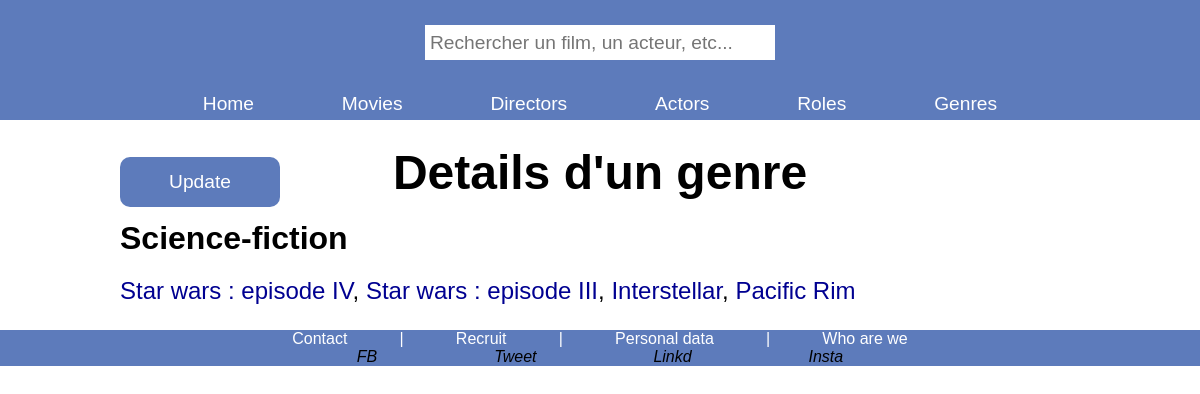
Page /index.php?action=detailsGenre&id=2 on the committed database.
### tables this page shows
CREATE TABLE IF NOT EXISTS `genre` (
  `id_genre` int NOT NULL AUTO_INCREMENT,
  `libelle` varchar(255) NOT NULL,
  PRIMARY KEY (`id_genre`)
);

CREATE TABLE IF NOT EXISTS `genre_film` (
  `film_id` int NOT NULL,
  `genre_id` int NOT NULL,
  PRIMARY KEY (`film_id`,`genre_id`),
  KEY `FK__film_genre` (`film_id`),
  KEY `FK__genre` (`genre_id`),
  CONSTRAINT `FK__film_genre` FOREIGN KEY (`film_id`) REFERENCES `film` (`id_film`),
  CONSTRAINT `FK__genre` FOREIGN KEY (`genre_id`) REFERENCES `genre` (`id_genre`)
);

CREATE TABLE IF NOT EXISTS `film` (
  `id_film` int NOT NULL AUTO_INCREMENT,
  `titre` varchar(255) NOT NULL,
  `dateDeSortie` date NOT NULL,
  `duree` time NOT NULL,
  `realisateur_id` int NOT NULL,
  `affiche` varchar(255) DEFAULT 'indisponible.jpg',
  PRIMARY KEY (`id_film`),
  KEY `FK__realisateur` (`realisateur_id`),
  CONSTRAINT `FK__realisateur` FOREIGN KEY (`realisateur_id`) REFERENCES `realisateur` (`id_realisateur`)
);

### controller/GenreController.php (called while the page is built, shortened)
<?php
require_once "./bdd/DAO.php";
class GenreController {
    public function detailsGenre($idGenre) {
        $dao = new DAO();
        $sqlGenre =
        "SELECT
            g.id_genre,
            g.libelle
        FROM
            genre g
        WHERE
            g.id_genre = :idGenre
        ";
        $paramsGenre = [
            "idGenre" => $idGenre
        ];
        $sqlFilms =
        "SELECT
            gf.genre_id,
            gf.film_id,
            f.titre
        FROM
            genre_film gf
        INNER JOIN
            film f ON gf.film_id = f.id_film
        WHERE
            gf.genre_id = :idGenre
        ";
        $genre = $dao->executerRequete($sqlGenre, $paramsGenre);
        $films = $dao->executerRequete($sqlFilms, $paramsGenre);
        require "./view/genre/detailsGenre.php";
    }
}

### bdd/DAO.php (called while the page is built, shortened)
<?php
class DAO{
    private $bdd;
    public function __construct(){
        $this->bdd = new \PDO('mysql:host=localhost;dbname=cinema;charset=utf8', 'root', '');
    }
    public function executerRequete($sql, $params = NULL){
        if ($params == NULL){
            $resultat = $this->bdd->query($sql);
        }else{
            $resultat = $this->bdd->prepare($sql);
            $resultat->execute($params);
        }
        return $resultat;
    }
}
?>

### view/genre/detailsGenre.php (the view, shortened to what this page needs)
<?php
$count = 1;
$nbRow = $films->rowCount();
$separator = ", ";
?>
<h2 class="titrePage">Details d'un genre</h2>
<?php
if ($genre = $genre->fetch()) {
    ?>
    <div class="interactUpdate">
        <a href="index.php?action=updateGenreForm&id=<?= $genre["id_genre"] ?>">
            <p>Update</p>
        </a>
    </div>
    <div class='blocDetailsGenre'>
        <h3><?= $genre["libelle"] ?></h3>
<?php
}
?>
        <p>
<?php
            if($films->rowCount() == 0) {
                ?>
                    <p>Aucun film dans ce genre.</p>
                <?php
            } else {
                while ($film = $films->fetch()) {
                    if ($count == $nbRow) {
                        $separator = "";
                    }
?>
                    <a href="index.php?action=detailsFilm&id=<?=$film["film_id"]?>"><?= $film["titre"] ?></a><?=  $separator ?>
<?php
                    $count++;
                }
            }
?>      </p>
    </div>
<?php
require "./view/layout.php";
?>

### public/css/style.css (style rules this page uses)
:root { --primary-background-color: rgb(93, 123, 187); --secondary-background-color: rgb(77, 111, 185); --hover-color: rgb(236, 184, 11); }
* { margin: 0; padding: 0; box-sizing: border-box; }
body { font-family:'Lucida Sans', 'Lucida Sans Regular', 'Lucida Grande', 'Lucida Sans Unicode', Geneva, Verdana, sans-serif }
.titrePage { font-size: 3em; text-align: center; }
.interactUpdate { width: 160px; height: 50px; position: absolute; text-align: center; background-color: var(--primary-background-color); border-radius: 10px; top: calc(12px + 25px ); }
.interactUpdate a { width: 100%; height: 100%; color: white; font-size: 1.2em; text-decoration: none; display: flex; justify-content: center; align-items: center; }
.blocDetailsFilm a, .blocDetailsDirector a, .blocDetailsActor a, .blocDetailsRole a, .blocDetailsGenre a { text-decoration: none; color: rgb(0, 0, 145); }
.blocDetailsGenre h3 { padding: 20px 0; font-size: 2em; }
.blocDetailsGenre p { font-size: 1.5em; }

### rows in the picture
genre: libelle "Science-fiction"
genre_film: film.titre "Star wars : episode IV"
genre_film: film.titre "Star wars : episode III"
genre_film: film.titre "Interstellar"
genre_film: film.titre "Pacific Rim"
